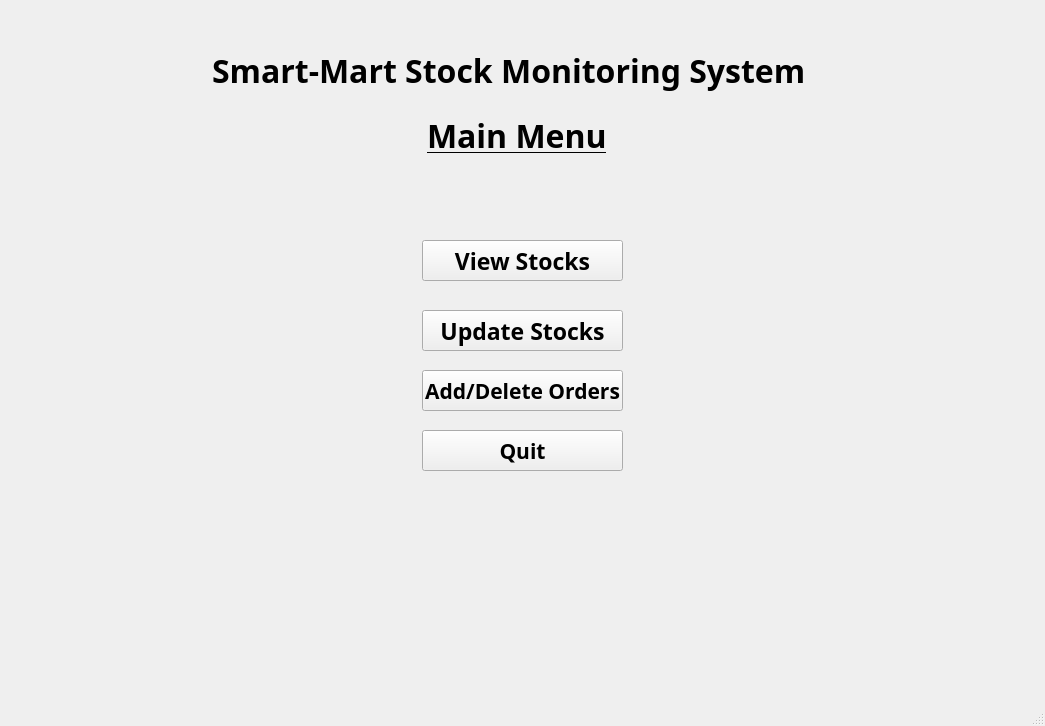
<?xml version="1.0" encoding="UTF-8"?>
<ui version="4.0">
 <class>MainWindow</class>
 <widget class="QMainWindow" name="MainWindow">
  <property name="geometry">
   <rect>
    <x>0</x>
    <y>0</y>
    <width>1045</width>
    <height>726</height>
   </rect>
  </property>
  <property name="windowTitle">
   <string>MainWindow</string>
  </property>
  <widget class="QWidget" name="centralwidget">
   <widget class="QLabel" name="smartMartLabel">
    <property name="geometry">
     <rect>
      <x>212</x>
      <y>10</y>
      <width>621</width>
      <height>121</height>
     </rect>
    </property>
    <property name="font">
     <font>
      <family>Segoe UI Black</family>
      <pointsize>24</pointsize>
      <weight>75</weight>
      <italic>false</italic>
      <bold>true</bold>
      <strikeout>false</strikeout>
      <kerning>true</kerning>
     </font>
    </property>
    <property name="text">
     <string>Smart-Mart Stock Monitoring System</string>
    </property>
   </widget>
   <widget class="QPushButton" name="viewStocksBtn">
    <property name="geometry">
     <rect>
      <x>422</x>
      <y>240</y>
      <width>201</width>
      <height>41</height>
     </rect>
    </property>
    <property name="font">
     <font>
      <family>Segoe UI Black</family>
      <pointsize>17</pointsize>
      <weight>75</weight>
      <bold>true</bold>
     </font>
    </property>
    <property name="text">
     <string>View Stocks</string>
    </property>
   </widget>
   <widget class="QLabel" name="smartMartLabel_2">
    <property name="geometry">
     <rect>
      <x>427</x>
      <y>110</y>
      <width>191</width>
      <height>51</height>
     </rect>
    </property>
    <property name="font">
     <font>
      <family>Segoe UI Black</family>
      <pointsize>24</pointsize>
      <weight>75</weight>
      <italic>false</italic>
      <bold>true</bold>
      <underline>true</underline>
      <strikeout>false</strikeout>
      <kerning>true</kerning>
     </font>
    </property>
    <property name="text">
     <string>Main Menu</string>
    </property>
   </widget>
   <widget class="QPushButton" name="updateStocksBtn">
    <property name="geometry">
     <rect>
      <x>422</x>
      <y>310</y>
      <width>201</width>
      <height>41</height>
     </rect>
    </property>
    <property name="font">
     <font>
      <family>Segoe UI Black</family>
      <pointsize>17</pointsize>
      <weight>75</weight>
      <bold>true</bold>
     </font>
    </property>
    <property name="text">
     <string>Update Stocks</string>
    </property>
   </widget>
   <widget class="QPushButton" name="addDelBtn">
    <property name="geometry">
     <rect>
      <x>422</x>
      <y>370</y>
      <width>201</width>
      <height>41</height>
     </rect>
    </property>
    <property name="font">
     <font>
      <family>Segoe UI Black</family>
      <pointsize>16</pointsize>
      <weight>75</weight>
      <bold>true</bold>
     </font>
    </property>
    <property name="text">
     <string>Add/Delete Orders</string>
    </property>
   </widget>
   <widget class="QPushButton" name="quitBtn">
    <property name="geometry">
     <rect>
      <x>422</x>
      <y>430</y>
      <width>201</width>
      <height>41</height>
     </rect>
    </property>
    <property name="font">
     <font>
      <family>Segoe UI Black</family>
      <pointsize>16</pointsize>
      <weight>75</weight>
      <bold>true</bold>
     </font>
    </property>
    <property name="text">
     <string>Quit</string>
    </property>
   </widget>
  </widget>
  <widget class="QMenuBar" name="menubar">
   <property name="geometry">
    <rect>
     <x>0</x>
     <y>0</y>
     <width>1045</width>
     <height>21</height>
    </rect>
   </property>
  </widget>
  <widget class="QStatusBar" name="statusbar"/>
 </widget>
 <resources/>
 <connections/>
</ui>
